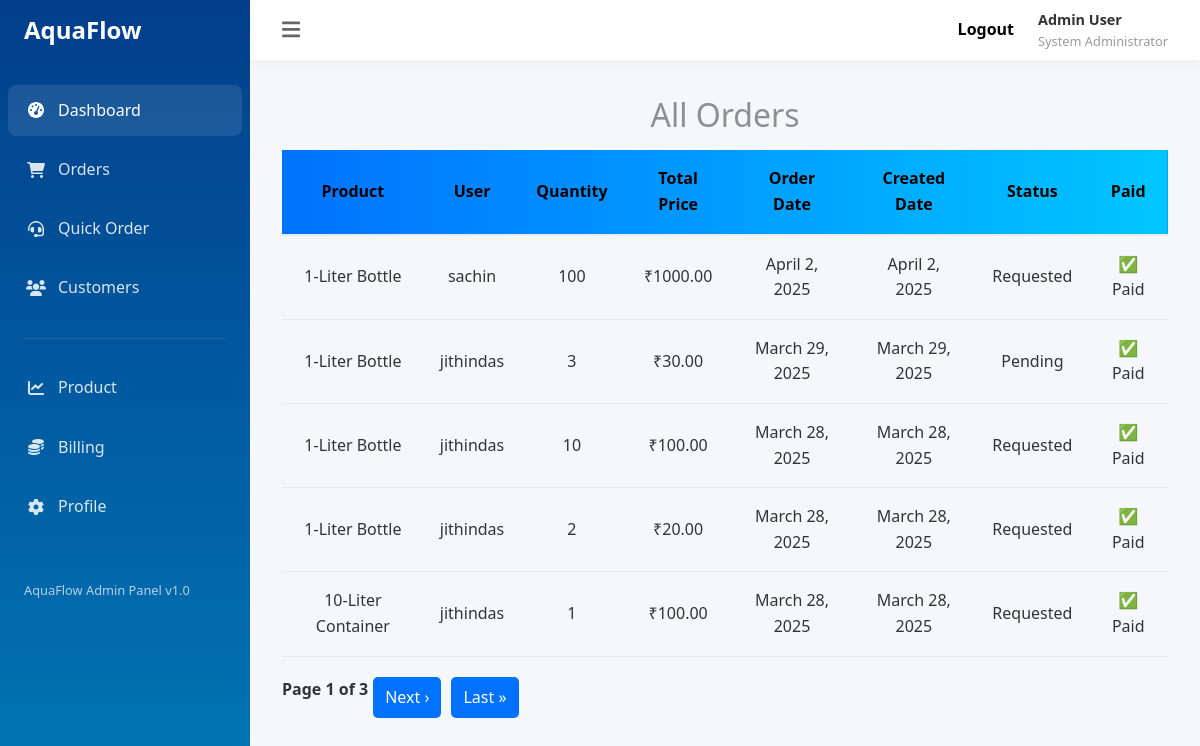
Page /all_order_payment/ on the committed database.
### app/models.py (models this page shows, shortened)
class Order(models.Model):
    STATUS_CHOICES = (
        ('Requested', 'Requested'),
        ('Pending', 'Pending'),
        ('Delivered', 'Delivered'),
        ('Cancelled', 'Cancelled'),
    )
    customer = models.ForeignKey(User, on_delete=models.CASCADE)
    product = models.ForeignKey(Product, on_delete=models.CASCADE)
    quantity = models.PositiveIntegerField()
    total_price = models.DecimalField(max_digits=10, decimal_places=2, blank=True, null=True)
    order_date = models.DateField()
    created_date=models.DateField(auto_now_add=True,null=True,blank=True)
    razorpay_order_id = models.CharField(max_length=100, blank=True, null=True)
    razorpay_payment_id = models.CharField(max_length=100, blank=True, null=True)
    razorpay_signature = models.CharField(max_length=100, blank=True, null=True)
    is_paid = models.BooleanField(default=False)
    status = models.CharField(
        max_length=20,
        choices=STATUS_CHOICES,
        default='Requested',
    )

class Product(models.Model):
    size = models.CharField(max_length=100)
    price = models.DecimalField(max_digits=10, decimal_places=2)
    description = models.TextField(null=True,blank=True)

### app/views.py (the view)
# urls.py: path('all_order_payment/', All_Order_Payment_View.as_view(), name='all_order_payment'),
class All_Order_Payment_View(View):
    def get(self, request, *args, **kwargs):
        data = Order.objects.all().order_by('-id')
        paginator = Paginator(data, 5)
        page_number = request.GET.get('page')
        page_obj = paginator.get_page(page_number)
        return render(request, 'all_order_payments.html', {'page_obj': page_obj})

### app/templates/all_order_payments.html (shortened to what this page needs)
{% extends 'admin.html' %}
{% block content %}
<h2 class="my-3 text_h">All Orders</h2>
{% if page_obj %}
<table >
    <thead class="table_head">
        <tr>
            <th>Product</th>
            <th>User</th>
            <th>Quantity</th>
            <th>Total Price</th>
            <th>Order Date</th>
            <th>Created Date</th>
            <th>Status</th>
            <th>Paid</th>
        </tr>
    </thead>
    <tbody>
        {% for order in page_obj %}
        <tr>
            <td>{{ order.product.size }}</td>
            <td>{{ order.customer }}</td>
            <td>{{ order.quantity }}</td>
            <td>₹{{ order.total_price }}</td>
            <td>{{ order.order_date }}</td>
            <td>{{ order.created_date }}</td>
            <td>{{ order.status }}</td>
            <td>{% if order.is_paid %}✅ Paid{% else %}❌ Not Paid{% endif %}</td>
        </tr>
        {% empty %}
        <tr>
            <td colspan="8">No orders found.</td>
        </tr>
        {% endfor %}
    </tbody>
</table>
<div class="pagination">
    <span>Page {{ page_obj.number }} of {{ page_obj.paginator.num_pages }}</span>
    {% if page_obj.has_next %}
        <a href="?page={{ page_obj.next_page_number }}">Next ›</a>
        <a href="?page={{ page_obj.paginator.num_pages }}">Last »</a>
    {% endif %}
</div>
{% endif %}
{% endblock %}

### app/templates/admin.html (style rules this page uses)
:root { --primary-color: #0077b6; --secondary-color: #90e0ef; --accent-color: #00b4d8; --light-color: #caf0f8; --dark-color: #023e8a; --success-color: #28a745; --warning-color: #ffc107; --danger-color: #dc3545; --gray-light: #f8f9fa; --gray-medium: #e9ecef; --gray-dark: #343a40; --sidebar-width: 250px; --header-height: 60px; }
* { margin: 0; padding: 0; box-sizing: border-box; font-family: 'Segoe UI', Tahoma, Geneva, Verdana, sans-serif; }
body { background-color: #f5f7fb; color: #333; line-height: 1.6; display: flex; min-height: 100vh; }
table { width: 100%; border-collapse: collapse; }
th, td { padding: 1rem; text-align: left; }
thead { background-color: var(--gray-light); }
th { font-weight: 600; color: #666; border-bottom: 2px solid var(--gray-medium); }
td { border-bottom: 1px solid var(--gray-medium); }

### app/templates/all_order_payments.html (style rules this page uses)
.table_head { background: linear-gradient(to left, #00c6ff, #0072ff); }
thead th { color: black; text-align: center; }
tbody td { text-align: center; }
.text_h { color: rgba(0, 0, 0, 0.418); text-align: center; }
.pagination { text-align: center; margin-top: 20px; }
.pagination a { text-decoration: none; padding: 8px 12px; margin: 0 5px; border-radius: 5px; background: #0072ff; color: white; }
.pagination span { font-weight: bold; }

### rows in the picture
Order: product.size "1-Liter Bottle", customer "sachin", quantity "100", total_price "1000.00", order_date "April 2, 2025", created_date "April 2, 2025", status "Requested", is_paid "✅ Paid"
Order: product.size "1-Liter Bottle", customer "jithindas", quantity "3", total_price "30.00", order_date "March 29, 2025", created_date "March 29, 2025", status "Pending", is_paid "✅ Paid"
Order: product.size "1-Liter Bottle", customer "jithindas", quantity "10", total_price "100.00", order_date "March 28, 2025", created_date "March 28, 2025", status "Requested", is_paid "✅ Paid"
Order: product.size "1-Liter Bottle", customer "jithindas", quantity "2", total_price "20.00", order_date "March 28, 2025", created_date "March 28, 2025", status "Requested", is_paid "✅ Paid"
Order: product.size "10-Liter Container", customer "jithindas", quantity "1", total_price "100.00", order_date "March 28, 2025", created_date "March 28, 2025", status "Requested", is_paid "✅ Paid"

### other values in the picture
{{ page_obj.number }} "1"
{{ page_obj.paginator.num_pages }} "3"
